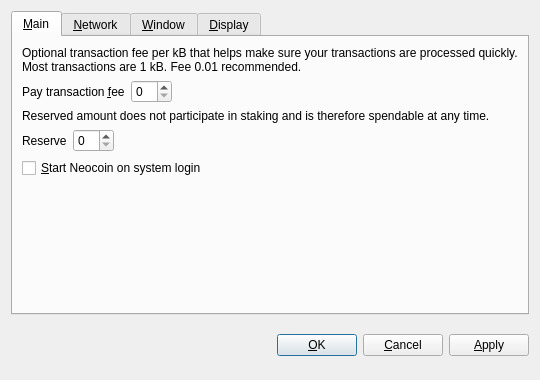
<?xml version="1.0" encoding="UTF-8"?>
<ui version="4.0">
 <class>OptionsDialog</class>
 <widget class="QDialog" name="OptionsDialog">
  <property name="geometry">
   <rect>
    <x>0</x>
    <y>0</y>
    <width>540</width>
    <height>380</height>
   </rect>
  </property>
  <property name="windowTitle">
   <string>Options</string>
  </property>
  <property name="modal">
   <bool>true</bool>
  </property>
  <layout class="QVBoxLayout" name="verticalLayout">
   <item>
    <widget class="QTabWidget" name="tabWidget">
     <property name="tabPosition">
      <enum>QTabWidget::North</enum>
     </property>
     <property name="currentIndex">
      <number>0</number>
     </property>
     <widget class="QWidget" name="tabMain">
      <attribute name="title">
       <string>&amp;Main</string>
      </attribute>
      <layout class="QVBoxLayout" name="verticalLayout_Main">
       <item>
        <widget class="QLabel" name="transactionFeeInfoLabel">
         <property name="text">
          <string>Optional transaction fee per kB that helps make sure your transactions are processed quickly. Most transactions are 1 kB. Fee 0.01 recommended.</string>
         </property>
         <property name="textFormat">
          <enum>Qt::PlainText</enum>
         </property>
         <property name="wordWrap">
          <bool>true</bool>
         </property>
        </widget>
       </item>
       <item>
        <layout class="QHBoxLayout" name="horizontalLayoutFee">
         <item>
          <widget class="QLabel" name="transactionFeeLabel">
           <property name="text">
            <string>Pay transaction &amp;fee</string>
           </property>
           <property name="textFormat">
            <enum>Qt::PlainText</enum>
           </property>
           <property name="buddy">
            <cstring>transactionFee</cstring>
           </property>
          </widget>
         </item>
         <item>
          <widget class="BitcoinAmountField" name="transactionFee"/>
         </item>
         <item>
          <spacer name="horizontalSpacerFee">
           <property name="orientation">
            <enum>Qt::Horizontal</enum>
           </property>
           <property name="sizeHint" stdset="0">
            <size>
             <width>40</width>
             <height>20</height>
            </size>
           </property>
          </spacer>
         </item>
        </layout>
       </item>
       <item>
        <widget class="QLabel" name="reserveBalanceInfoLabel">
         <property name="text">
          <string>Reserved amount does not participate in staking and is therefore spendable at any time.</string>
         </property>
         <property name="textFormat">
          <enum>Qt::PlainText</enum>
         </property>
         <property name="wordWrap">
          <bool>true</bool>
         </property>
        </widget>
       </item>
       <item>
        <layout class="QHBoxLayout" name="horizontalLayoutReserveBalance">
         <item>
          <widget class="QLabel" name="reserveBalanceLabel">
           <property name="text">
            <string>Reserve</string>
           </property>
           <property name="textFormat">
            <enum>Qt::PlainText</enum>
           </property>
           <property name="buddy">
            <cstring>reserveBalance</cstring>
           </property>
          </widget>
         </item>
         <item>
          <widget class="BitcoinAmountField" name="reserveBalance"/>
         </item>
         <item>
          <spacer name="horizontalSpacerReserveBalance">
           <property name="orientation">
            <enum>Qt::Horizontal</enum>
           </property>
           <property name="sizeHint" stdset="0">
            <size>
             <width>40</width>
             <height>20</height>
            </size>
           </property>
          </spacer>
         </item>
        </layout>
       </item>
       <item>
        <widget class="QCheckBox" name="bitcoinAtStartup">
         <property name="toolTip">
          <string>Automatically start Neocoin after logging in to the system.</string>
         </property>
         <property name="text">
          <string>&amp;Start Neocoin on system login</string>
         </property>
        </widget>
       </item>
       <item>
        <spacer name="verticalSpacer_Main">
         <property name="orientation">
          <enum>Qt::Vertical</enum>
         </property>
         <property name="sizeHint" stdset="0">
          <size>
           <width>20</width>
           <height>40</height>
          </size>
         </property>
        </spacer>
       </item>
      </layout>
     </widget>
     <widget class="QWidget" name="tabNetwork">
      <attribute name="title">
       <string>&amp;Network</string>
      </attribute>
      <layout class="QVBoxLayout" name="verticalLayout_Network">
       <item>
        <widget class="QCheckBox" name="mapPortUpnp">
         <property name="toolTip">
          <string>Automatically open the Neocoin client port on the router. This only works when your router supports UPnP and it is enabled.</string>
         </property>
         <property name="text">
          <string>Map port using &amp;UPnP</string>
         </property>
        </widget>
       </item>
       <item>
        <widget class="QCheckBox" name="connectSocks">
         <property name="toolTip">
          <string>Connect to the Neocoin network through a SOCKS proxy (e.g. when connecting through Tor).</string>
         </property>
         <property name="text">
          <string>&amp;Connect through SOCKS proxy:</string>
         </property>
        </widget>
       </item>
       <item>
        <layout class="QHBoxLayout" name="horizontalLayout_Network">
         <item>
          <widget class="QLabel" name="proxyIpLabel">
           <property name="text">
            <string>Proxy &amp;IP:</string>
           </property>
           <property name="textFormat">
            <enum>Qt::PlainText</enum>
           </property>
           <property name="buddy">
            <cstring>proxyIp</cstring>
           </property>
          </widget>
         </item>
         <item>
          <widget class="QValidatedLineEdit" name="proxyIp">
           <property name="maximumSize">
            <size>
             <width>140</width>
             <height>16777215</height>
            </size>
           </property>
           <property name="toolTip">
            <string>IP address of the proxy (e.g. 127.0.0.1)</string>
           </property>
          </widget>
         </item>
         <item>
          <widget class="QLabel" name="proxyPortLabel">
           <property name="text">
            <string>&amp;Port:</string>
           </property>
           <property name="textFormat">
            <enum>Qt::PlainText</enum>
           </property>
           <property name="buddy">
            <cstring>proxyPort</cstring>
           </property>
          </widget>
         </item>
         <item>
          <widget class="QLineEdit" name="proxyPort">
           <property name="maximumSize">
            <size>
             <width>55</width>
             <height>16777215</height>
            </size>
           </property>
           <property name="toolTip">
            <string>Port of the proxy (e.g. 9050)</string>
           </property>
          </widget>
         </item>
         <item>
          <widget class="QLabel" name="socksVersionLabel">
           <property name="text">
            <string>SOCKS &amp;Version:</string>
           </property>
           <property name="textFormat">
            <enum>Qt::PlainText</enum>
           </property>
           <property name="buddy">
            <cstring>socksVersion</cstring>
           </property>
          </widget>
         </item>
         <item>
          <widget class="QValueComboBox" name="socksVersion">
           <property name="toolTip">
            <string>SOCKS version of the proxy (e.g. 5)</string>
           </property>
          </widget>
         </item>
         <item>
          <spacer name="horizontalSpacer_Network">
           <property name="orientation">
            <enum>Qt::Horizontal</enum>
           </property>
           <property name="sizeHint" stdset="0">
            <size>
             <width>40</width>
             <height>20</height>
            </size>
           </property>
          </spacer>
         </item>
        </layout>
       </item>
       <item>
        <spacer name="verticalSpacer_Network">
         <property name="orientation">
          <enum>Qt::Vertical</enum>
         </property>
         <property name="sizeHint" stdset="0">
          <size>
           <width>20</width>
           <height>40</height>
          </size>
         </property>
        </spacer>
       </item>
      </layout>
     </widget>
     <widget class="QWidget" name="tabWindow">
      <attribute name="title">
       <string>&amp;Window</string>
      </attribute>
      <layout class="QVBoxLayout" name="verticalLayout_Window">
       <item>
        <widget class="QCheckBox" name="minimizeToTray">
         <property name="toolTip">
          <string>Show only a tray icon after minimizing the window.</string>
         </property>
         <property name="text">
          <string>&amp;Minimize to the tray instead of the taskbar</string>
         </property>
        </widget>
       </item>
       <item>
        <widget class="QCheckBox" name="minimizeOnClose">
         <property name="toolTip">
          <string>Minimize instead of exit the application when the window is closed. When this option is enabled, the application will be closed only after selecting Quit in the menu.</string>
         </property>
         <property name="text">
          <string>M&amp;inimize on close</string>
         </property>
        </widget>
       </item>
       <item>
        <spacer name="verticalSpacer_Window">
         <property name="orientation">
          <enum>Qt::Vertical</enum>
         </property>
         <property name="sizeHint" stdset="0">
          <size>
           <width>20</width>
           <height>40</height>
          </size>
         </property>
        </spacer>
       </item>
      </layout>
     </widget>
     <widget class="QWidget" name="tabDisplay">
      <attribute name="title">
       <string>&amp;Display</string>
      </attribute>
      <layout class="QVBoxLayout" name="verticalLayout_Display">
       <item>
        <layout class="QHBoxLayout" name="horizontalLayout_1_Display">
         <item>
          <widget class="QLabel" name="langLabel">
           <property name="text">
            <string>User Interface &amp;language:</string>
           </property>
           <property name="textFormat">
            <enum>Qt::PlainText</enum>
           </property>
           <property name="buddy">
            <cstring>lang</cstring>
           </property>
          </widget>
         </item>
         <item>
          <widget class="QValueComboBox" name="lang">
           <property name="toolTip">
            <string>The user interface language can be set here. This setting will take effect after restarting Neocoin.</string>
           </property>
          </widget>
         </item>
        </layout>
       </item>
       <item>
        <layout class="QHBoxLayout" name="horizontalLayout_2_Display">
         <item>
          <widget class="QLabel" name="unitLabel">
           <property name="text">
            <string>&amp;Unit to show amounts in:</string>
           </property>
           <property name="textFormat">
            <enum>Qt::PlainText</enum>
           </property>
           <property name="buddy">
            <cstring>unit</cstring>
           </property>
          </widget>
         </item>
         <item>
          <widget class="QValueComboBox" name="unit">
           <property name="toolTip">
            <string>Choose the default subdivision unit to show in the interface and when sending coins.</string>
           </property>
          </widget>
         </item>
        </layout>
       </item>
       <item>
        <widget class="QCheckBox" name="displayAddresses">
         <property name="toolTip">
          <string>Whether to show Neocoin addresses in the transaction list or not.</string>
         </property>
         <property name="text">
          <string>&amp;Display addresses in transaction list</string>
         </property>
        </widget>
       </item>
       <item>
        <widget class="QCheckBox" name="coinControlFeatures">
         <property name="toolTip">
          <string>Whether to show coin control features or not.</string>
         </property>
         <property name="text">
          <string>Display coin &amp;control features (experts only!)</string>
         </property>
        </widget>
       </item>
       <item>
        <spacer name="verticalSpacer_Display">
         <property name="orientation">
          <enum>Qt::Vertical</enum>
         </property>
         <property name="sizeHint" stdset="0">
          <size>
           <width>20</width>
           <height>40</height>
          </size>
         </property>
        </spacer>
       </item>
      </layout>
     </widget>
    </widget>
   </item>
   <item>
    <layout class="QHBoxLayout" name="horizontalLayout_Buttons">
     <item>
      <spacer name="horizontalSpacer_1">
       <property name="orientation">
        <enum>Qt::Horizontal</enum>
       </property>
       <property name="sizeHint" stdset="0">
        <size>
         <width>40</width>
         <height>48</height>
        </size>
       </property>
      </spacer>
     </item>
     <item>
      <widget class="QLabel" name="statusLabel">
       <property name="font">
        <font>
         <weight>75</weight>
         <bold>true</bold>
        </font>
       </property>
       <property name="text">
        <string/>
       </property>
       <property name="textFormat">
        <enum>Qt::PlainText</enum>
       </property>
       <property name="wordWrap">
        <bool>true</bool>
       </property>
      </widget>
     </item>
     <item>
      <spacer name="horizontalSpacer_2">
       <property name="orientation">
        <enum>Qt::Horizontal</enum>
       </property>
       <property name="sizeHint" stdset="0">
        <size>
         <width>40</width>
         <height>48</height>
        </size>
       </property>
      </spacer>
     </item>
     <item>
      <widget class="QPushButton" name="okButton">
       <property name="text">
        <string>&amp;OK</string>
       </property>
      </widget>
     </item>
     <item>
      <widget class="QPushButton" name="cancelButton">
       <property name="text">
        <string>&amp;Cancel</string>
       </property>
       <property name="autoDefault">
        <bool>false</bool>
       </property>
      </widget>
     </item>
     <item>
      <widget class="QPushButton" name="applyButton">
       <property name="text">
        <string>&amp;Apply</string>
       </property>
       <property name="autoDefault">
        <bool>false</bool>
       </property>
      </widget>
     </item>
    </layout>
   </item>
  </layout>
 </widget>
 <customwidgets>
  <customwidget>
   <class>BitcoinAmountField</class>
   <extends>QSpinBox</extends>
   <header>bitcoinamountfield.h</header>
  </customwidget>
  <customwidget>
   <class>QValueComboBox</class>
   <extends>QComboBox</extends>
   <header>qvaluecombobox.h</header>
  </customwidget>
  <customwidget>
   <class>QValidatedLineEdit</class>
   <extends>QLineEdit</extends>
   <header>qvalidatedlineedit.h</header>
  </customwidget>
 </customwidgets>
 <resources/>
 <connections/>
</ui>
